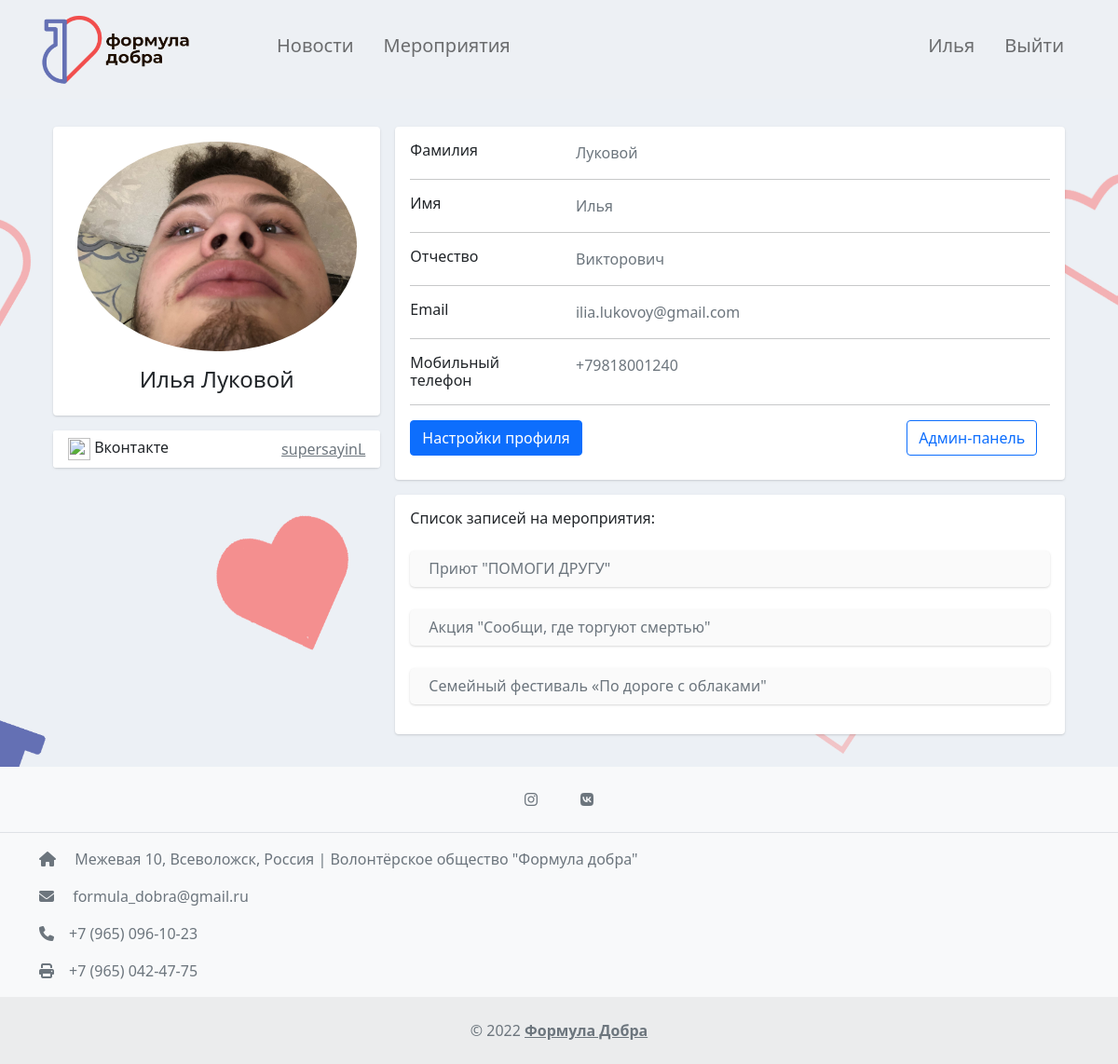
Screenshot of /profile (signed in) with the database file from the repository.
### accounts/models.py (models this page shows, shortened)
class CustomUser(AbstractBaseUser, PermissionsMixin):
    first_name = models.CharField(max_length=50, blank=True, null=True, verbose_name='Имя')
    last_name = models.CharField(max_length=50, blank=True, null=True, verbose_name='Фамилия')
    patronymic = models.CharField(max_length=50, blank=True, null=True, verbose_name='Отчество')
    phone = models.CharField(max_length=50, blank=True, null=True,default='', verbose_name='Номер телефона')
    vk_link = models.CharField(max_length=200, blank=True, null=True,default='', verbose_name='Ссылка на профиль VK')
    email = models.EmailField(_('email address'), unique=True)
    is_staff = models.BooleanField(default=False, verbose_name='Модератор?')
    is_active = models.BooleanField(default=True, verbose_name='Активный?')
    date_joined = models.DateTimeField(default=timezone.now)
    avatar = models.ImageField(upload_to='photos/avatar/%Y/%m/%d', blank=True, verbose_name='Аватар')
    USERNAME_FIELD = 'email'
    REQUIRED_FIELDS = []
    objects = CustomUserManager()
    class Meta:
        verbose_name = 'Пользователи'
        verbose_name_plural = 'Пользователи'

### events/models.py (models this page shows, shortened)
class EventsRegistration(models.Model):
    event = models.ForeignKey(Events, on_delete=models.SET_NULL, null=True, verbose_name='Мероприятие')
    user_email = models.ForeignKey(settings.AUTH_USER_MODEL, on_delete=models.SET_NULL, null=True,
                                   verbose_name='Пользователь')
    is_registered = models.BooleanField(default=False, verbose_name='Зарегистрирован?')
    created = models.DateTimeField(default=timezone.now, verbose_name='Дата регистрации')
    class Meta:
        verbose_name = 'Регистрация на мероприятие'
        verbose_name_plural = 'Регистрация на мероприятия'

class Events(models.Model):
    title = models.CharField(max_length=150, verbose_name='Наименование')
    content = models.TextField(blank=True, verbose_name='Описание')
    photo = models.ImageField(upload_to='photos/events/%Y/%m/%d', blank=True, verbose_name='Фото')
    start_date = models.DateTimeField(verbose_name='Начало')
    finish_date = models.DateTimeField(blank=True, null=True,verbose_name='Конец')
    communication = models.TextField(blank=True, verbose_name='Контакты')
    location = models.TextField(blank=True, verbose_name='Место проведения')
    is_published = models.BooleanField(default=True, verbose_name='Опубликовано?')
    def __str__(self):
        return self.title
    class Meta:
        verbose_name = 'Мероприятие'
        verbose_name_plural = 'Мероприятия'

### accounts/views.py (the view)
# urls.py: path('profile', profile, name='profile'),
def profile(request):
    reg = EventsRegistration.objects.filter(user_email=request.user)
    return render(request, 'accounts/profile.html',{"reg": reg})

### templates/accounts/profile.html (shortened to what this page needs)
{% extends 'base.html' %}
{% block content %}
    {% if request.user.is_authenticated %}
<div class="container">
    <div class="main-body" style="padding-top: 30px">
          <div class="row gutters-sm">
            <div class="col-md-4 mb-3">
              <div class="card">
                <div class="card-body">
                  <div class="d-flex flex-column align-items-center text-center">
                    {% if user.avatar%}
              <img src="{{ user.avatar.url }}" alt="" class="rounded-circle" width="300">
                {% else %}
                  <img src="https://polimed.by/upload/iblock/661/66170d090fe9f213aec496c659767fb5.jpg"  class="rounded-circle" width="300" alt="">
              {% endif %}
                    <div class="mt-3">
                      <h4>{{ user.first_name }} {{ user.last_name }}</h4>
                    </div>
                  </div>
                </div>
              </div>
              <div class="card mt-3">
                <ul class="list-group list-group-flush">
                  <li class="list-group-item d-flex justify-content-between align-items-center flex-wrap">
                    <h6 class="mb-0"><img src="https://upload.wikimedia.org/wikipedia/commons/2/21/VK.com-logo.svg" width="24" height="24" viewBox="0 0 24 24" fill="none" stroke="currentColor" stroke-width="2" stroke-linecap="round" stroke-linejoin="round" class="feather feather-globe mr-2 icon-inline" alt=""> Вконтакте</h6>
                      {% if not user.vk_link %}
                          <a class="text-secondary " style="font-size: 14px" >Добавьте Vk id в настройках профиля</a>
                             {% else %}
                    <a class="text-secondary " target="_blank" href="https://vk.com/{{ user.vk_link }}">{{ user.vk_link }}</a>
                          {% endif %}
                  </li>
                </ul>
              </div>
            </div>
            <div class="col-md-8">
              <div class="card mb-3">
                <div class="card-body">
                  <div class="row">
                    <div class="col-sm-3">
                      <h6 class="mb-0">Фамилия</h6>
                    </div>
                    <div class="col-sm-9 text-secondary">
                        {{ user.last_name }}
                    </div>
                  </div>
                    <hr>
                  <div class="row">
                    <div class="col-sm-3">
                      <h6 class="mb-0">Имя</h6>
                    </div>
                    <div class="col-sm-9 text-secondary">
                      {{ user.first_name }}
                    </div>
                  </div>
                    <hr>
                  <div class="row">
                    <div class="col-sm-3">
                      <h6 class="mb-0">Отчество</h6>
                    </div>
                    <div class="col-sm-9 text-secondary">
                      {{ user.patronymic }}
                    </div>
                  </div>
                  <hr>
                  <div class="row">
                    <div class="col-sm-3">
                      <h6 class="mb-0">Email</h6>
                    </div>
                    <div class="col-sm-9 text-secondary">
                      {{ user.email }}
                    </div>
                  </div>
                  <hr>
                  <div class="row">
                    <div class="col-sm-3">
                      <h6 class="mb-0">Мобильный телефон</h6>
                    </div>
                    <div class="col-sm-9 text-secondary">
                        {% if user.phone %}
                      {{ user.phone }}
                            {% else %}
                            <a class="text-secondary " style="font-size: 16px" >Добавьте номер телефона в настройках профиля</a>
                            {% endif %}
                    </div>
                  </div>
                  <hr>
                  <div class="row">
                    <div class="col-sm-9">
                      <a class="btn btn-primary "style="margin-bottom: 10px"  href="{% url 'profile_update' user.id%}">Настройки профиля</a>
                    </div>
                            {% if request.user.is_superuser %}
                      <div class="col-sm-3">
                          <a class="btn btn-outline-primary "  href="admin/">Админ-панель</a>
                      </div>
                            {% endif %}
                  </div>
                </div>
              </div>
              <div class="row gutters-sm">
                <div class="col">
                  <div class="card h-100">
                    <div class="card-body">
                      <h6 class="d-flex align-items-center mb-3">Список записей на мероприятия:</h6>
                        {% for item in reg %}
        {% if item.is_registered %}
        <div class="card mb-3 my-4  " style="background-color: #fafafa; border-radius: 5px;">
        <a href="{% url 'view_events' item.event.id%}" class="text-secondary " target="_blank" style="text-decoration: none ;"><h6 class="card-title " style="margin-left: 20px;margin-top: 10px;margin-bottom: 10px">{{ item.event }}</h6></a>
        </div>
        {% endif %}
    {% endfor %}
                    </div>
                  </div>
                </div>
              </div>
            </div>
          </div>
        </div>
    </div>
    {% endif %}
{% endblock %}

### templates/base.html (shortened to what this page needs)
{% load static %}
<!doctype html>
<html lang="en">
  <head>
    <link href="https://cdn.jsdelivr.net/npm/bootstrap@5.1.3/dist/css/bootstrap.min.css" rel="stylesheet">
  </head>
  <body>
    <nav class="navbar navbar-expand-lg navbar-light " style="background-color: #edf0f4;">
    <div class="container">
        <a  class="navbar-brand" href="/"><img class="bi me-2" width="165" height="80" role="img" aria-label="Bootstrap" src ="{% static 'navlogo.png' %}"></a>
        <div class="collapse navbar-collapse justify-content-start"  id="navbarSupportedContent">
                    <ul class="navbar-nav mr-auto " style="margin-left: 50px">
                            <li class="nav-item "><a href="{% url 'news' %}" class="nav-link px-3  link-dark h5">Новости</a></li>
                            <li class="nav-item "><a href="{% url 'events' %}" class="nav-link px-3 link-dark h5">Мероприятия</a></li>
                    </ul>
        </div>
        <div class="collapse navbar-collapse justify-content-end"  id="navbarSupportedContent">
                    <ul class="navbar-nav mr-auto " >
                        {% if request.user.is_authenticated %}
                        <li class="nav-item " >
                                 <a href="{% url 'profile' %}" class="nav-link px-3  link-dark h5 ">{{ user.first_name }}</a>
                             </li>
                           <li class="nav-item ">
                                <a href="{% url 'logout' %}" class="nav-link px-3  link-dark h5">Выйти</a>
                            </li>
                        {% endif %}
                    </ul>
        </div>
        </div>
    </nav>
        <div class="bg-image" style="background: url({% static 'backgroung.png' %}) repeat-y top center; background-size: 100% auto;padding-bottom: 20px">
        {% block content %}{% endblock %}
        </div>
        <footer class="text-center text-lg-start bg-light text-muted">
  <section
    class="d-flex justify-content-center justify-content-lg-center p-3 border-bottom"
  >
    <div>
      <a href="https://instagram.com/formula_dobra_47" target="_blank" class="btn btn-social mx-2 text-reset">
        <i class="fab fa-instagram"></i>
      </a>
      <a href="https://vk.com/formula_dobra_47" target="_blank" class="btn btn-social mx-2 text-reset">
        <i class="fab fa-vk"></i>
      </a>
    </div>
  </section>
  <section class="">
    <div class="container text-center text-md-start mt-6">
      <div class="row mt-3">
        <div class="row-md-4 row-lg-3 row-xl-3 mx-auto mb-md-0 mb-4">
          <p><i class="fas fa-home me-3"></i> Межевая 10, Всеволожск, Россия | Волонтёрское общество "Формула добра"</p>
          <p>
            <i class="fas fa-envelope me-3"></i>
            formula_dobra@gmail.ru
          </p>
          <p><i class="fas fa-phone me-3"></i>+7 (965) 096-10-23</p>
          <p><i class="fas fa-print me-3"></i>+7 (965) 042-47-75</p>
        </div>
      </div>
    </div>
  </section>
  <div class="text-center p-4" style="background-color: rgba(0, 0, 0, 0.05);">
    ©
<a class="text-reset fw-bold" href="">Формула Добра</a>
  </div>
</footer>
  </body>
</html>

### templates/accounts/profile.html (style rules this page uses)
.main-body { padding: 15px; }
.card { box-shadow: 0 1px 3px 0 rgba(0,0,0,.1), 0 1px 2px 0 rgba(0,0,0,.06); }
.card { position: relative; display: flex; flex-direction: column; min-width: 0; word-wrap: break-word; background-color: #fff; background-clip: border-box; border: 0 solid rgba(0,0,0,.125); border-radius: .25rem; }
.card-body { flex: 1 1 auto; min-height: 1px; padding: 1rem; }
.gutters-sm { margin-right: -8px; margin-left: -8px; }
.gutters-sm>.col, .gutters-sm>[class*=col-] { padding-right: 8px; padding-left: 8px; }
.mb-3, .my-3 { margin-bottom: 1rem!important; }
.h-100 { height: 100%!important; }

### rows the page displays
CustomUser: first_name "Илья", avatar (picture), last_name "Луковой", vk_link "supersayinL", patronymic "Викторович", email "ilia.lukovoy@gmail.com", phone "+79818001240"
EventsRegistration: event "Приют \"ПОМОГИ ДРУГУ\""
EventsRegistration: event "Акция \"Сообщи, где торгуют смертью\""
EventsRegistration: event "Семейный фестиваль «По дороге с облаками\""
